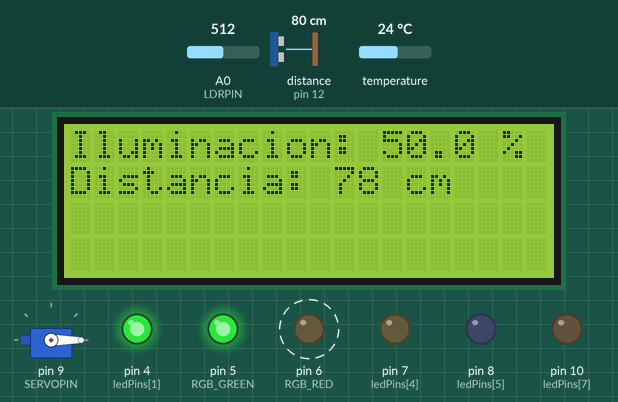
Recording of a sketch running on a simulated Arduino Uno, built with avr-gcc and run on an emulated ATmega328P. On the bench: 20×4 character LCD, servo, output pins drawn as LEDs (lit = HIGH). Wiring (from diagram.json): ultrasonic range finder: trigger pin 11; echo pin 12. Dashed ring = blinking. The test bench sets the inputs (shaded band); at power-on: A0 (LDRPIN) = 512, distance to the obstacle (sensor on pin 12) 80 cm, temperature 24 °C. The echo pulse lasts 58.3 µs per cm; pins used as bus, display or sensor lines are not drawn; what the sketch prints to the serial monitor is not drawn.

Above: at 1.2 s.
1.3 s: A0 (LDRPIN) set to 915
At 3.1 s:
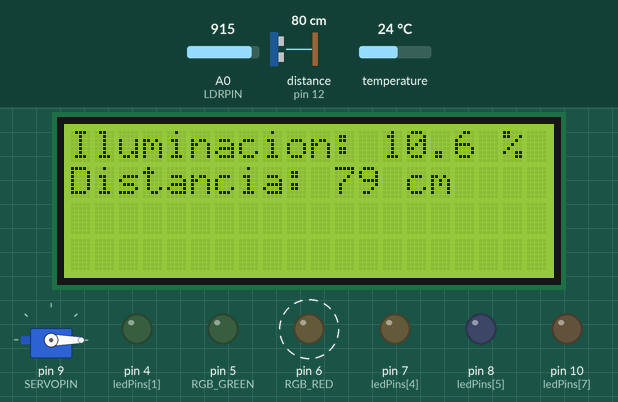
3.9 s: A0 (LDRPIN) set to 934
At 4.7 s:
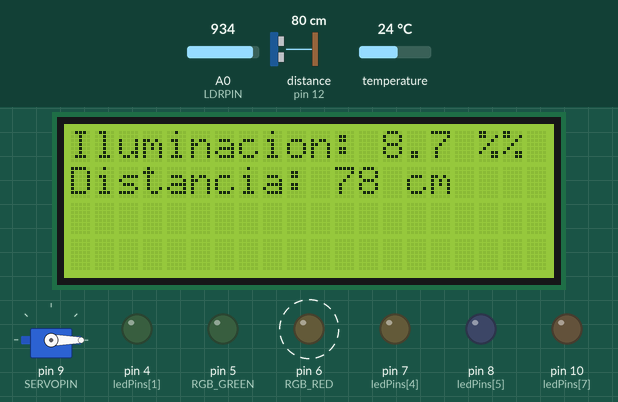
6.4 s: distance to the obstacle (sensor on pin 12) set to 2 cm
At 7.1 s:
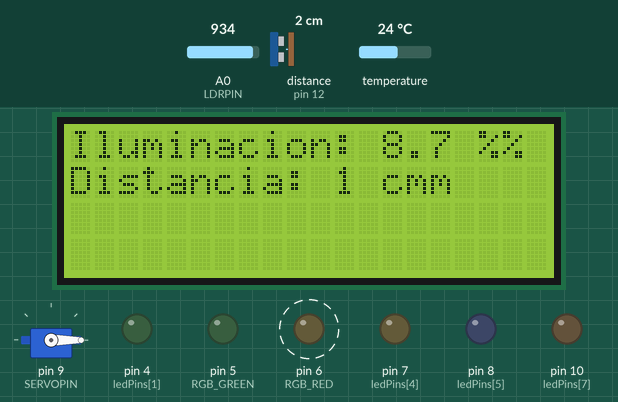
9.6 s: A0 (LDRPIN) set to 716
At 10.3 s:
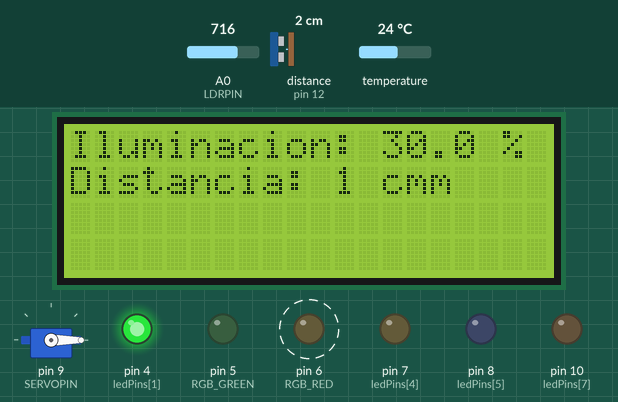
12.0 s: temperature set to 22.4 °C
13.5 s: temperature set to 21.3 °C
At 14.1 s:
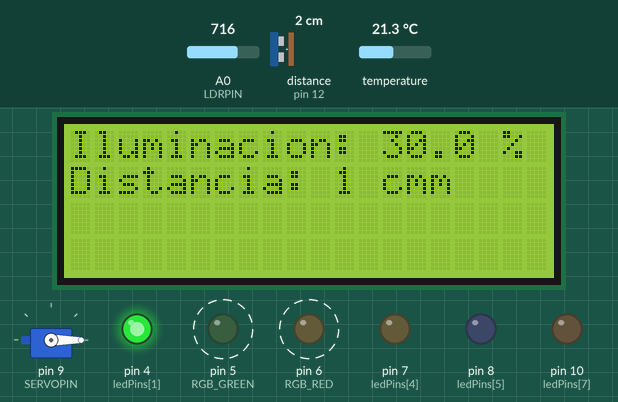
Timing chart, 0 to 18.2 s (numbered marks = the images above; inputs shaded):
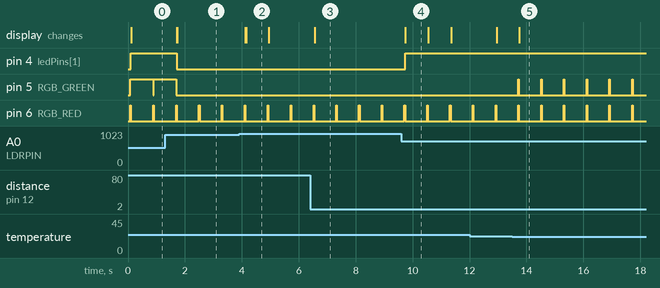

Measured:
- the behaviour switches between 921 and 922 on A0 (LDRPIN) (found by bisection; images 1 and 2)
- the behaviour switches between 22 and 21.9 °C on temperature (found by bisection; images 4 and 5)
- after the input at 1.3 s, pin 4 (ledPins[1]): HIGH → LOW after 0.41 s; pin 5 (RGB_GREEN): goes on until 1.7 s, then stays LOW; the display: first changes after 0.41 s (image 1 shows a later state)
- after the input at 3.9 s, the display: first changes after 0.22 s (image 2 shows a later state)
- after the input at 6.4 s, the display: changes after 0.15 s (image 3)
- after the input at 9.6 s, pin 4 (ledPins[1]): LOW → HIGH after 0.13 s; the display: changes after 0.13 s (image 4)
- after the input at 13.5 s, pin 5 (RGB_GREEN): alternates HIGH for 0.02 s and LOW for 0.78 s, starting after 0.21 s
- by itself, pin 6 (RGB_RED): alternates HIGH for 0.02 s and LOW for 0.78 s

The sketch:

sketch.ino
```cpp
#include <Wire.h>
#include <DHT.h>
#include <LiquidCrystal_I2C.h>
#include <DallasTemperature.h>
#include <Servo.h>
#include <OneWire.h>

// Pines y definiciones
#define DHTTYPE DHT22
#define DHTPIN 3
#define LDRPIN A0
#define NUM_LEDS 8

#define TRIGPIN 11
#define ECHOPIN 12

#define ONE_WIRE_BUS 2
#define RGB_RED 6
#define RGB_GREEN 5
#define RGB_BLUE 3
#define SERVOPIN 9

// Umbrales de temperatura
const float TEMP_OBJETIVO = 25.0;
const float HISTERESIS = 3.0;
const float threshold = 80.0; // Umbral de 80%

DHT dht(DHTPIN, DHTTYPE); // Inicializa el sensor DHT
LiquidCrystal_I2C lcd(0x27, 20, 4); // Inicializa la pantalla LCD

OneWire oneWire(ONE_WIRE_BUS);
DallasTemperature sensors(&oneWire);
Servo myservo;

float lux = 0.0;
bool ventilacionActiva = false;
unsigned long previousMillis = 0;
const long interval = 10; // Intervalo en milisegundos para mover el servo
int pos = 0; // Posición actual del servo
int step = 3; // Paso de movimiento del servo

const int ledPins[NUM_LEDS] = {2, 4, 5, 6, 7, 8, 9, 10}; // Pines de los LEDs

void setup() {
  Serial.begin(9600);
  dht.begin();

  // Configuración de pines de los LEDs como salida
  for (int i = 0; i < NUM_LEDS; i++) {
    pinMode(ledPins[i], OUTPUT);
    digitalWrite(ledPins[i], LOW); // Apaga todos los LEDs inicialmente
  }

  // Configuración de pines del sensor de ultrasonidos
  pinMode(TRIGPIN, OUTPUT);
  pinMode(ECHOPIN, INPUT);

  // Inicialización de la LCD
  lcd.init();
  lcd.backlight();

  // Inicia el sensor DS18B20
  sensors.begin();

  // Configuración de pines del LED RGB como salida
  pinMode(RGB_RED, OUTPUT);
  pinMode(RGB_GREEN, OUTPUT);
  pinMode(RGB_BLUE, OUTPUT);
  apagarLedRGB(); // Asegurarse de que el LED RGB esté apagado inicialmente

  // Configuración del servomotor
  myservo.attach(SERVOPIN);
  myservo.write(0); // Asegurarse de que el servomotor esté en la posición inicial
}

void loop() {
  // Leer el valor del sensor LDR
  int ldrVal = analogRead(LDRPIN);
  lux = (1023 - ldrVal) / 1023.0 * 100; // Normaliza el valor a un porcentaje

  // Mostrar el valor de iluminación en la LCD
  lcd.setCursor(0, 0);
  lcd.print("Iluminacion: ");
  lcd.print(lux, 1);
  lcd.print(" %");

  // Control de los LEDs
  controlarIluminacion(lux);

  // Medir la distancia con el sensor de ultrasonidos
  long distancia = medirDistancia();

  // Mostrar la distancia en la LCD
  lcd.setCursor(0, 1);
  lcd.print("Distancia: ");
  lcd.print(distancia);
  lcd.print(" cm");

  // Solicita la temperatura del sensor DS18B20
  sensors.requestTemperatures();
  float temperatura = sensors.getTempCByIndex(0);

  // Verifica si la lectura es válida
  if (temperatura == DEVICE_DISCONNECTED_C) {
    Serial.println("Error: No se puede leer el sensor DS18B20.");
    return;
  }

  Serial.print("Temperatura: ");
  Serial.print(temperatura);
  Serial.println(" C");

  // Ajusta el color del LED RGB basado en la temperatura
  adjustLedColor(temperatura);

  // Control del servomotor basado en la temperatura
  if (temperatura > TEMP_OBJETIVO + HISTERESIS) {
    // Temperatura por encima del umbral superior: activar ventilación
    ventilacionActiva = true;
  } else {
    ventilacionActiva = false;
    myservo.write(0); // Detener el servomotor
  }

  // Si la ventilación está activa, mover el servo como un ventilador
  if (ventilacionActiva) {
    moverServoComoVentilador();
  }

  delay(1); // Espera 1 segundo antes de la siguiente lectura
}

void controlarIluminacion(float lux) {
  int ledsToTurnOn = map(lux, 0, 100, 0, NUM_LEDS);

  // Apagar todos los LEDs
  for (int i = 0; i < NUM_LEDS; i++) {
    digitalWrite(ledPins[i], LOW);
  }

  // Encender el número adecuado de LEDs
  for (int i = 0; i < ledsToTurnOn; i++) {
    digitalWrite(ledPins[i], HIGH);
  }
}

long medirDistancia() {
  // Enviar un pulso de 10 microsegundos al pin TRIG
  digitalWrite(TRIGPIN, LOW);
  delayMicroseconds(2);
  digitalWrite(TRIGPIN, HIGH);
  delayMicroseconds(10);
  digitalWrite(TRIGPIN, LOW);

  // Leer el tiempo que tarda en recibir el eco
  long duration = pulseIn(ECHOPIN, HIGH);

  // Calcular la distancia en centímetros
  long distance = duration * 0.034 / 2;

  // Limitar la distancia a 100 cm
  if (distance > 100) {
    distance = 100;
  }

  return distance;
}

void adjustLedColor(float temperature) {
  if (temperature > TEMP_OBJETIVO + HISTERESIS) { // Temperatura alta
    digitalWrite(RGB_RED, LOW);   // LED Rojo encendido
    digitalWrite(RGB_GREEN, HIGH);
    digitalWrite(RGB_BLUE, HIGH);
  } else if (temperature < TEMP_OBJETIVO - HISTERESIS) { // Temperatura baja
    digitalWrite(RGB_RED, HIGH);
    digitalWrite(RGB_GREEN, HIGH);
    digitalWrite(RGB_BLUE, LOW);  // LED Azul encendido
  } else { // Temperatura en el rango ideal
    digitalWrite(RGB_RED, HIGH);
    digitalWrite(RGB_GREEN, LOW); // LED Verde encendido
    digitalWrite(RGB_BLUE, HIGH);
  }
}

void moverServoComoVentilador() {
  unsigned long currentMillis = millis();
  if (currentMillis - previousMillis >= interval) {
    previousMillis = currentMillis;
    pos += step;
    if (pos >= 180 || pos <= 0) {
      step = -step; // Cambia la dirección del movimiento
    }
    myservo.write(pos);
  }
}

void apagarLedRGB() {
  digitalWrite(RGB_RED, HIGH);
  digitalWrite(RGB_GREEN, HIGH);
  digitalWrite(RGB_BLUE, HIGH);
}
```
